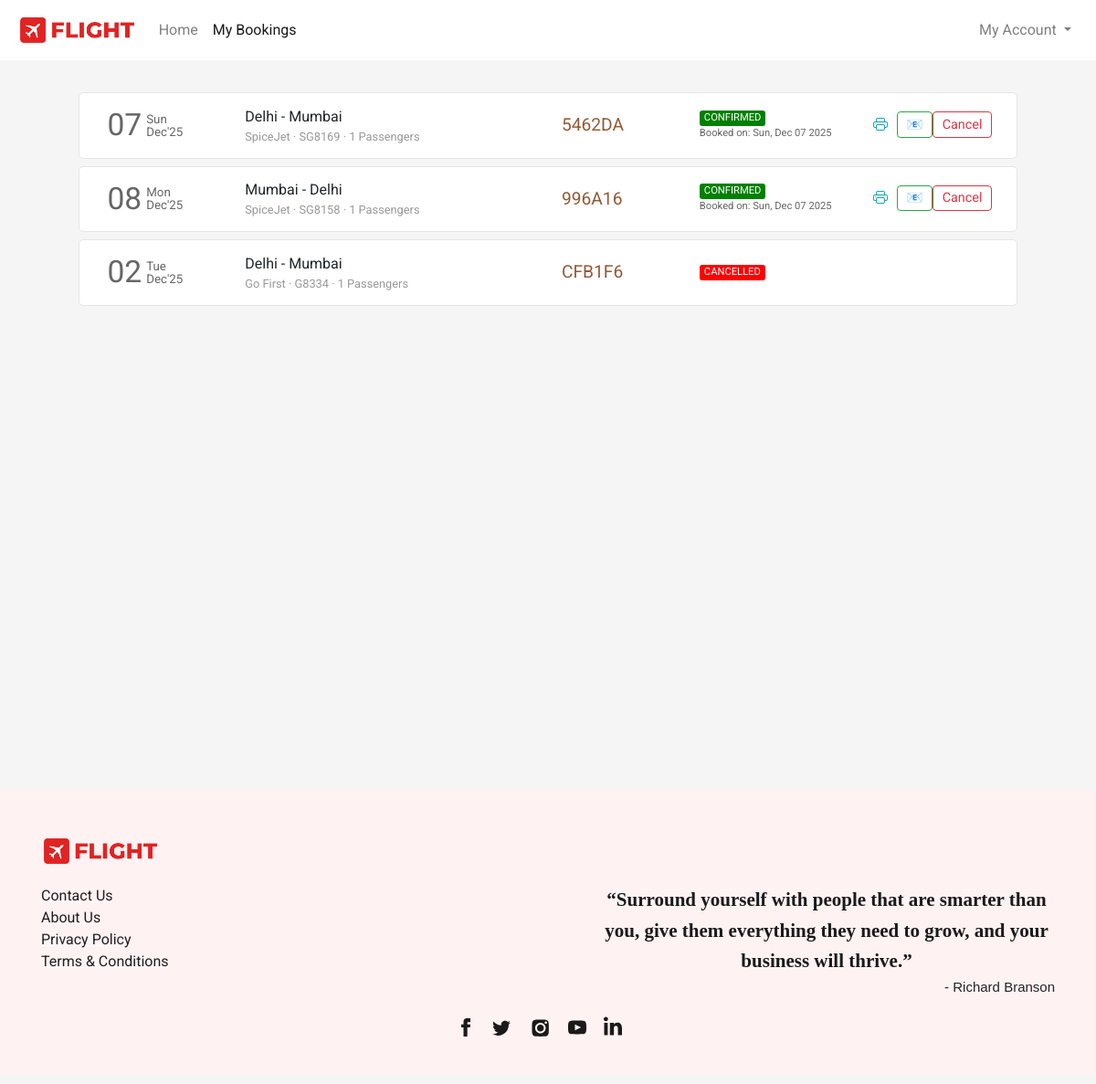
The app's page /flight/bookings (signed in), older data.
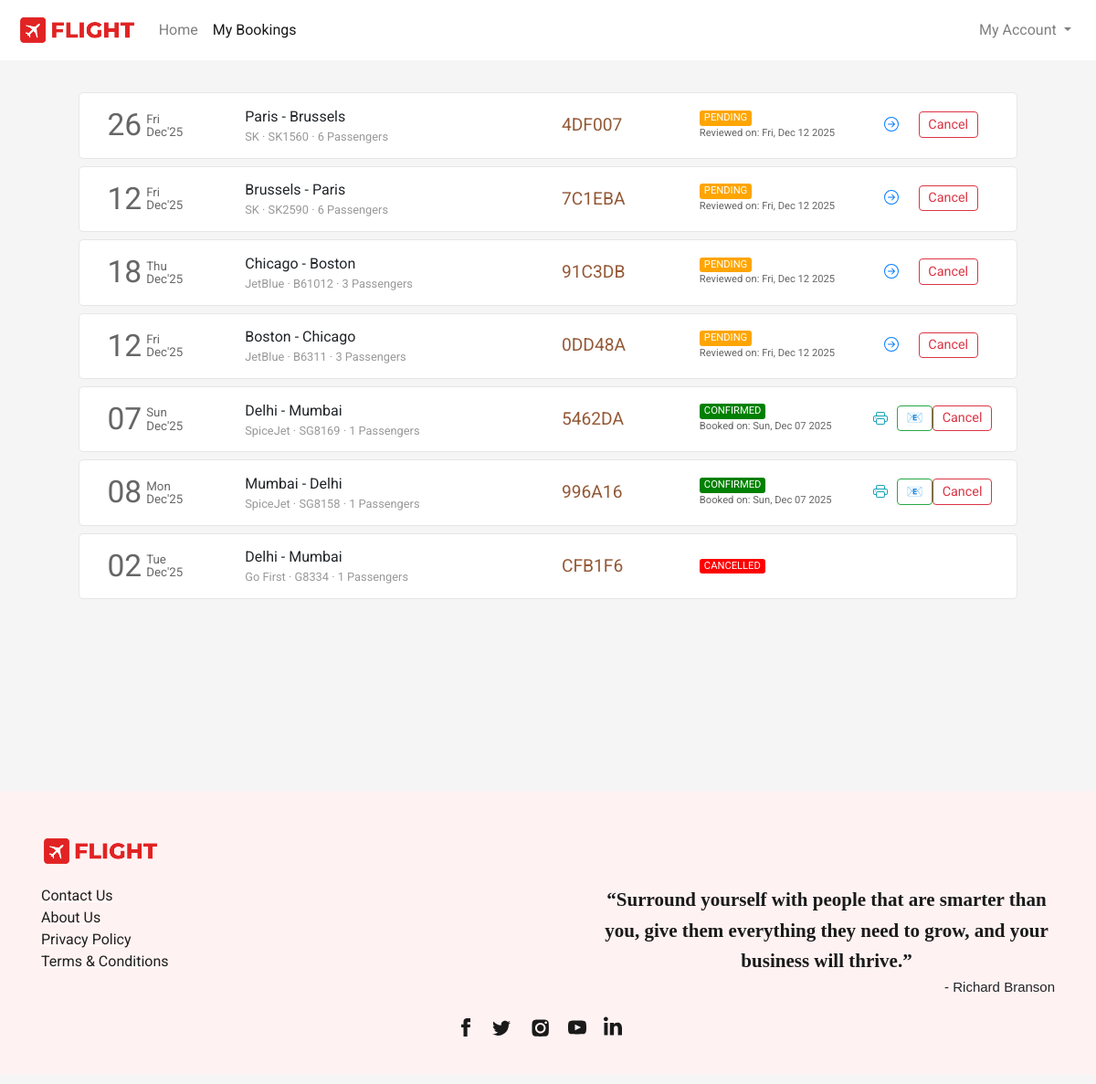
The same page, newer data.
### flight/models.py (models this page shows, shortened)
class Ticket(models.Model):
    selected_seats = models.ManyToManyField(Seat, related_name='tickets', blank=True)
    user = models.ForeignKey(User,on_delete=models.CASCADE,related_name="bookings", blank=True, null=True)
    ref_no = models.CharField(max_length=6, unique=True)
    passengers = models.ManyToManyField(Passenger, related_name="flight_tickets")
    flight = models.ForeignKey(Flight, on_delete=models.CASCADE, related_name="tickets", blank=True, null=True)
    flight_ddate = models.DateField(blank=True, null=True)
    flight_adate = models.DateField(blank=True, null=True)
    flight_fare = models.FloatField(blank=True,null=True)
    other_charges = models.FloatField(blank=True,null=True)
    coupon_used = models.CharField(max_length=15,blank=True)
    coupon_discount = models.FloatField(default=0.0)
    total_fare = models.FloatField(blank=True, null=True)
    seat_class = models.CharField(max_length=20, choices=SEAT_CLASS)
    booking_date = models.DateTimeField(default=datetime.now)
    mobile = models.CharField(max_length=20,blank=True)
    email = models.EmailField(max_length=45, blank=True)
    status = models.CharField(max_length=45, choices=TICKET_STATUS)

class Flight(models.Model):
    origin = models.ForeignKey(Place, on_delete=models.CASCADE, related_name="departures")
    destination = models.ForeignKey(Place, on_delete=models.CASCADE, related_name="arrivals")
    depart_time = models.TimeField(auto_now=False, auto_now_add=False)
    depart_day = models.ManyToManyField(Week, related_name="flights_of_the_day")
    duration = models.DurationField(null=True)
    arrival_time = models.TimeField(auto_now=False, auto_now_add=False)
    plane = models.CharField(max_length=24)
    airline = models.CharField(max_length=64)
    economy_fare = models.FloatField(null=True)
    business_fare = models.FloatField(null=True)
    first_fare = models.FloatField(null=True)

class Place(models.Model):
    city = models.CharField(max_length=64)
    airport = models.CharField(max_length=64)
    code = models.CharField(max_length=3)
    country = models.CharField(max_length=64)

### flight/views.py (the view)
# urls.py: path('flight/bookings', views.bookings, name="bookings"),
def bookings(request):
    if request.user.is_authenticated:
        tickets = Ticket.objects.filter(user=request.user).order_by('-booking_date')
        return render(request, 'flight/bookings.html', {
            'page': 'bookings',
            'tickets': tickets
        })
    else:
        return HttpResponseRedirect(reverse('login'))

### flight/templates/flight/bookings.html (shortened to what this page needs)
{% extends 'flight/layout.html' %}
{% load static %}
{% block head %}
    <link rel="stylesheet" href="{% static 'css/bookings_style.css' %}">
{% endblock head %}
{% block body %}
    <section class="section section1">
        <div class="container">
            {% if tickets %}
                {% for ticket in tickets %}
                    <div class="row each-booking-div" id="{{ticket.ref_no}}">
                        <div class="col-2" style="display: flex;">
                            <div style="display: flex; color: #666666; margin-top: auto;">
                                <div>
                                    <span style="font-size: 2.1em;">{{ticket.flight_ddate | date:"d"}}</span>
                                </div>
                                <div style="font-size: smaller; display: flex; margin: auto 0; padding-left: 5px; line-height: 1em;">
                                    <div style="margin: auto;">
                                        <div style="margin-bottom: 1px;">{{ticket.flight_ddate | date:"D"}}</div>
                                        <div style="margin-top: 1px;">{{ticket.flight_ddate | date:"M'y"}}</div>
                                    </div>
                                </div>
                            </div>
                        </div>
                        <div class="col-4 middle-div">
                            <div style="width:100%">
                                <div class="row places-div" style=" display: flex;">
                                    <div style="max-width: 45%;">{{ticket.flight.origin.city}}</div>
                                    <div>&nbsp;-&nbsp;</div>
                                    <div style="max-width: 45%;">{{ticket.flight.destination.city}}</div>
                                </div>
                                <div class="row places-div" style="font-size: .8em; color: #999999; ">
                                    <div style="max-width: 100%;">{{ticket.flight.airline}} &middot; {{ticket.flight.plane}} &middot; {{ticket.passengers.count}} Passengers</div>
                                </div>
                            </div>
                        </div>
                        <div class="col-2 middle-div">
                            <div style="font-size: 1.2em; color: #945937;">{{ticket.ref_no}}</div>
                        </div>
                        <div class="col-2 middle-div">
                            <div>
                                <div class="row status-div">
                                    {% if ticket.status == 'CONFIRMED' %}
                                        <div class="green">{{ticket.status}}</div>
                                    {% endif %}
                                    {% if ticket.status == 'PENDING' %}
                                        <div class="orange">{{ticket.status}}</div>
                                    {% endif %}
                                    {% if ticket.status == 'CANCELLED' %}
                                        <div class="red">{{ticket.status}}</div>
                                    {% endif %}
                                </div>
                                <div class="row booking-date-div" style="font-size: .7em; color: #666;">
                                    {% if ticket.status == 'CONFIRMED' %}
                                        Booked on: {{ticket.booking_date | date:"D, M d Y"}}
                                    {% endif %}
                                    {% if ticket.status == 'PENDING' %}
                                        Reviewed on: {{ticket.booking_date | date:"D, M d Y"}}
                                    {% endif %}
                                </div>
                            </div>
                        </div>
                        <div class="col-2 last-div">
                            <div>
                                <div class="ticket-action-div">
                                    {% if ticket.status == 'CONFIRMED' %}
                                        <form action="{% url 'getticket' %}" method="get" target="_blank" style="display: inline;">
                                            <button type="submit" class="btn btn-outline-info btnp pbtn" title="View Ticket">
                                            </button>
                                        </form>
                                        <button type="button" class="btn btn-outline-success btnp ebtn" data-ref="{{ticket.ref_no}}" onclick="resendEmail(this)" title="Resend Email">
                                            📧
                                        </button>
                                        <button class="btn btn-outline-danger btnp cbtn"  data-ref="{{ticket.ref_no}}" onclick="popup(this)">Cancel</button>
                                    {% endif %}
                                    {% if ticket.status == 'PENDING' %}
                                        <form action="{% url 'resumebooking' %}" method="POST">
                                            <button type="submit" class="btn btn-outline-primary btnp rbtn">
                                            </button>
                                        </form>
                                        <button type="button" class="btn btn-outline-danger btnp cbtn" data-ref="{{ticket.ref_no}}" onclick="popup(this)">Cancel</button>
                                    {% endif %}
                                </div>
                            </div>
                        </div>
                    </div>
                {% endfor %}
            {% endif %}
        </div>
    </section>
{% endblock %}

### flight/templates/flight/layout.html (shortened to what this page needs)
{% load static %}
<!DOCTYPE html>
<html lang="en">
<head>
  <link rel="stylesheet" href="https://stackpath.bootstrapcdn.com/bootstrap/4.4.1/css/bootstrap.min.css">
  <link rel="stylesheet" href="https://use.typekit.net/cav5lva.css">
  <link rel="stylesheet" href="{% static 'css/layout_style.css' %}">
  {% block head %}
  {% endblock %}
</head>
<body>
  <div class="container-fluid">
    <nav class="navbar navbar-expand-lg navbar-light">
      <a class="navbar-brand" href="{% url 'index' %}">
          <img src="{% static 'img/icon_logo.png' %}" height="34" alt="">
      </a>
      <div class="collapse navbar-collapse" id="navbarSupportedContent">
        <ul class="navbar-nav mr-auto">
          <li class="nav-item {% if not page %}active{% endif %}">
            <a class="nav-link" href="{% url 'index' %}">Home</a>
          </li>
          <li class="nav-item {% if page == 'bookings' %}active{% endif %}">
            <a class="nav-link" href="{% url 'bookings' %}">My Bookings</a>
          </li>
        </ul>
        <ul class="navbar-nav">
          {% if not user.is_authenticated %}
            <li class="nav-item">
              <button class="btn btn-outline-danger" style="border-radius: 25rem;" onclick="window.location.href = '/login';">
                <svg width="1.1em" height="1.1em" viewBox="0 1.5 16 16" class="bi bi-person-fill" fill="currentColor" xmlns="http://www.w3.org/2000/svg">
                  <path fill-rule="evenodd" d="M3 14s-1 0-1-1 1-4 6-4 6 3 6 4-1 1-1 1H3zm5-6a3 3 0 1 0 0-6 3 3 0 0 0 0 6z"/>
                </svg>
                Login
              </button>
            </li>
          {% else %}
            <li class="nav-item dropdown my-account">
              <a class="nav-link dropdown-toggle" href="#" id="navbarDropdown" role="button" data-toggle="dropdown" aria-haspopup="true" aria-expanded="false">
                My Account
              </a>
            </li>
          {% endif %}
        </ul>
      </div>
    </nav>
    <main>
      {% block body %}{% endblock %}
    </main>
    <footer>
      <div class="container">
        <div>
          <div class="logo-container">
            <img src="{% static 'img/icon_logo.png' %}">
          </div>
          <div class="footer-content">
            <div class="links-container">
              <div>
                <ul class="link-list">
                  <li class="list-item"><a class="footer-links" href="{% url 'contact' %}">Contact Us</a></li>
                  <li class="list-item"><a class="footer-links" href="{% url 'aboutus' %}">About Us</a></li>
                  <li class="list-item"><a class="footer-links" href="{% url 'privacypolicy' %}">Privacy Policy</a></li>
                  <li class="list-item"><a class="footer-links" href="{% url 'termsandconditions' %}">Terms &amp; Conditions</a></li>
                </ul>
              </div>
            </div>
            <div class="quote-container">
              <div class="quote">“Surround yourself with people that are smarter than you, give them everything they need to grow, and your business will thrive.”</div>
              <div class="quote-by">- Richard Branson</div>
            </div>
          </div>
          <div class="social-links">
            <div class="social-icons">
              <a href="#" class="social-icon">
              </a>
              <a href="#" class="social-icon">
              </a>
              <a href="#" class="social-icon">
              </a>
              <a href="#" class="social-icon">
              </a>
              <a href="#" class="social-icon">
              </a>
            </div>
          </div>
        </div>
      </div>
    </footer>
  </div>
</body>
</html>

### flight/static/css/layout_style.css (style rules this page uses)
body { margin: 0px; padding: 0px; font-family: "Rubik", sans-serif; font-weight: normal; font-style: normal; min-width: 250px; }
.container-fluid { padding-left: 0px; padding-right: 0px; }
.navbar { padding: .7rem 1.2rem; background-color: #fff; transition-duration: .2s; }
.section { background-size: cover; background-position: center; background-repeat: no-repeat; padding: 30px 50px; min-height: 100vh; }
footer { background-color: rgb(255,242,242); margin-top: 0px; padding-top: 1px; }
footer .container > div { font-family: Barlow, sans-serif; margin: 48px 0px 10px; flex-shrink: 0; max-width: 100%; overflow: hidden; }
.footer-content { padding-top: 20px; display: flex; -webkit-box-pack: justify; justify-content: space-between; }
.links-container { text-align: left; flex-direction: row; display: flex; }
.quote-container { text-align: right; }
.logo-container img { width: 130px; }
.links-container > div { flex: 1 0 0px; }
.links-container > div ul { padding-inline-start: 0px; margin-block-start: 0px; margin-block-end: 0px; list-style-type: none; margin-right: 50px; }
.footer-links { white-space: nowrap; color: rgb(31, 31, 31); text-decoration: underline solid rgb(255, 255, 255); transition: all 0.1s ease 0s; }
.quote-container .quote { font-family: utopia-std, serif; text-align: center; color: rgb(26, 26, 26); max-width: 500px; margin: auto; font-size: 21px; font-weight: 600; line-height: 1.6; }
.quote-container .quote-by { font-family: sans-serif; font-size: 15px; }
.social-icons { list-style-type: none; display: flex; margin: 0px auto; padding: 20px 0px; width: 100%; max-width: 200px; justify-content: space-evenly; }
.social-icons a { height: 44px; width: 44px; }

### flight/static/css/bookings_style.css (style rules this page uses)
* { font-family: 'Roboto', sans-serif; }
body { background-color: #f5f5f5; word-wrap: break-word; }
.container { cursor: pointer; }
.each-booking-div { width: 96%; margin: 5px auto 8px auto; transition-duration: .4s; padding: 10px 15px; background-color: #fff; border: 1px solid #e6e6e6; border-radius: 5px; }
.btnp { padding: .15rem .6rem; font-size: .9em; margin-top: 3px; margin-bottom: 5px; }
.each-booking-div > div { display: flex; overflow: auto; }
.each-booking-div > div > div { margin-top: auto; margin-bottom: auto; width: 100%; }
.green, .red, .orange { border-radius: 3px; color: white; padding-left: 5px; padding-right: 5px; font-size: .7em; }
.green { background-color: green; }
.red { background-color: red; }
.orange { background-color: orange; }
.ticket-action-div { display: flex; justify-content: space-evenly; }
.pbtn, .rbtn { border: 0; }

Row changes from the older to the newer data that the page shows:
added Ticket: flight_ddate "26", flight_ddate "Fri", flight_ddate "Dec'25", flight.origin.city "Paris", flight.destination.city "Brussels", flight.airline "SK", flight.plane "SK1560", passengers.count "6", ref_no "4DF007", status "PENDING", booking_date "Fri, Dec 12 2025"
added Ticket: flight_ddate "12", flight_ddate "Fri", flight_ddate "Dec'25", flight.origin.city "Brussels", flight.destination.city "Paris", flight.airline "SK", flight.plane "SK2590", passengers.count "6", ref_no "7C1EBA", status "PENDING", booking_date "Fri, Dec 12 2025"
added Ticket: flight_ddate "18", flight_ddate "Thu", flight_ddate "Dec'25", flight.origin.city "Chicago", flight.destination.city "Boston", flight.airline "JetBlue", flight.plane "B61012", passengers.count "3", ref_no "91C3DB", status "PENDING", booking_date "Fri, Dec 12 2025"
added Ticket: flight_ddate "12", flight_ddate "Fri", flight_ddate "Dec'25", flight.origin.city "Boston", flight.destination.city "Chicago", flight.airline "JetBlue", flight.plane "B6311", passengers.count "3", ref_no "0DD48A", status "PENDING", booking_date "Fri, Dec 12 2025"
